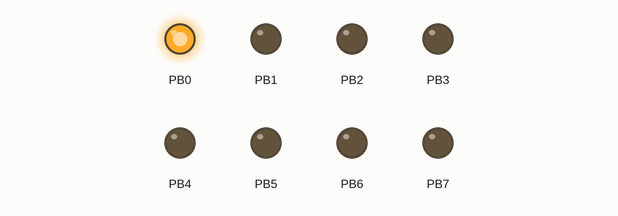
The program below on a simulated ATmega128, built with avr-gcc and emulated at 16 MHz. Shown: output pins drawn as LEDs (lit = HIGH).

Above: at 0.2 s.
At 1.2 s:
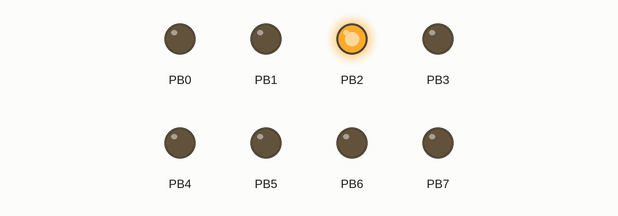
At 1.7 s:
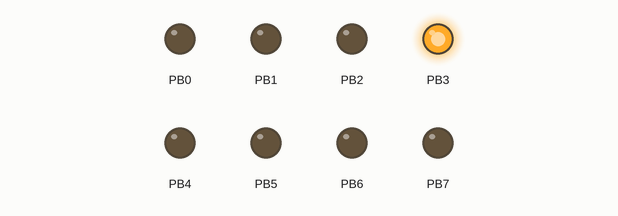
At 2.2 s:
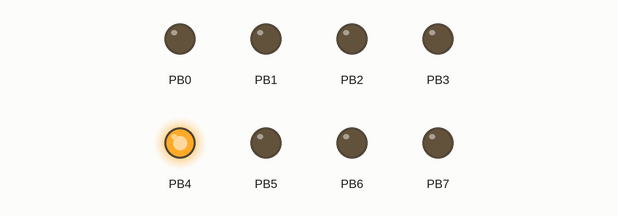
At 3.2 s:
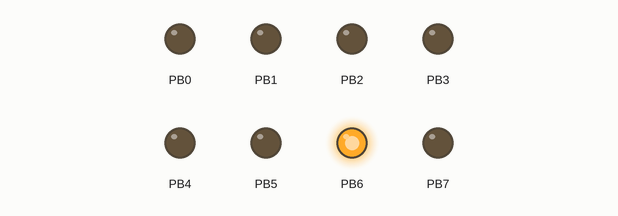
At 4.7 s:
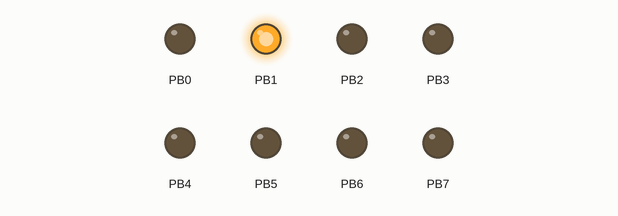
Timing chart, 0 to 5.2 s (numbered marks = the images above):
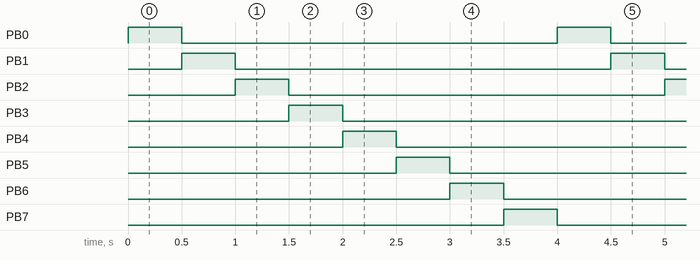

The program:

main.c
```c
#define F_CPU 16000000L
#include <avr/io.h>
#include <util/delay.h>

int main(void)
{
	char pattern_value = 0x01;

	DDRB = 0xFF;			// PORT B 핀을 출력으로 설정

	while (1)
	{
		PORTB = pattern_value;	// 현재 패턴 표시

		// 다음 패턴 값 생성
		pattern_value <<= 1;
		if(pattern_value == 0) pattern_value = 0x01;

		_delay_ms(500);
	}

	return 0;
}
```

Measured:
- by itself, PB0–7: alternates HIGH for 0.50 s and LOW for 3.5 s
- by itself, everything shown: repeats every 4.0 s, in 8 steps
